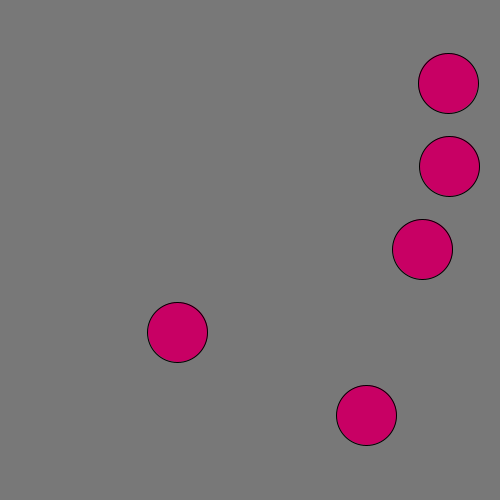
Frame 1 (no input)
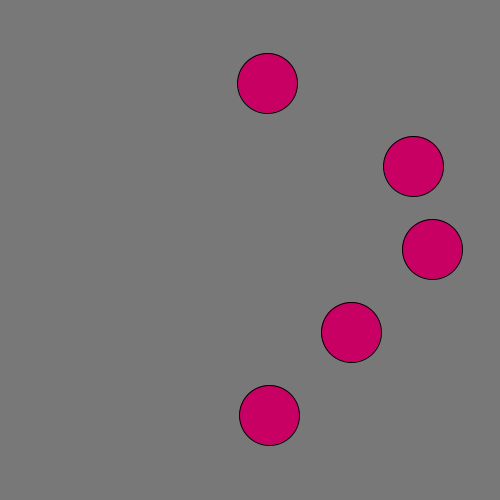
Frame 60 (the mouse pressed at the canvas centre just before this capture)
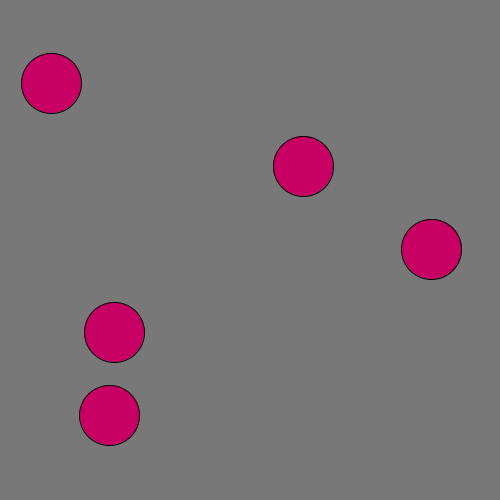
Frame 120 (the mouse held since frame 60 and released just before this capture)

The Processing sketch that drew these frames (run headless with seeded random() and noise(); from frame 60 on, the mouse is pressed at the canvas centre):

// Processing sketch: processing_152252
// ── processing_152252.pde

/*
 * Creative Coding
 * Week 3, 02 - array with sin()
 * by Indae Hwang and Jon McCormack
 * Copyright (c) 2014 Monash University
 *
 * This program demonstrates the use of arrays.
 * It creates three arrays that store the y-position, speed and phase of some oscillating circles.
 * You can change the number of circles by changing the value of num in setup()
 * You can change the background colour by holding the left mouse button and dragging.
 * 
 */
 
 // for help, see: http://www.openprocessing.org/sketch/151648

int     num;    // the number of items in the array (# of circles)
float[] x;      
float[] y;      // y-position of each circle (fixed)
float[] speed;  // speed of each circle
float[] phase;  // phase of each circle
boolean[] moving; // whether circle is moving or not
color[] col;  // store colour of cicle

float diam;
float red = 120;
float green = 120;
float blue = 120;

void setup() {
  size(500, 500);

  num = 5;
  diam = 60;

  // allocate space for each array
  x = new float[num];
  y = new float[num];
  speed = new float[num];
  phase = new float[num];
  moving = new boolean[num];
  col = new color[num];

  // calculate the gap in y based on the number of circles
  float gap = height / (num + 1);

  //setup an initial value for each item in the array
  for (int i=0; i<num; i++) {
    y[i] = gap * (i + 1);      // y is constant for each so can be calculated once
    speed[i] = random(7);
    phase[i] = random(TWO_PI);
    moving[i] = true;
    col[i] = color(200,0,100);
  }
}


void draw() {
  background(red, green, blue);

  for (int i=0; i<num; i++) {
    // calculate the x-position of each ball based on the speed, phase and current frame
    x[i] = width/2 + sin(radians(frameCount*speed[i] ) + phase[i])* 200;
    if (dist(mouseX, mouseY, x[i], y[i]) <= diam/2) {
      col[i] = color(255,0,0);
    } else {
      col[i] = color(200,0,100);
    }
    fill(col[i]);
    ellipse(x[i], y[i], diam, diam);
  }
}

void mouseClicked() {
  for (int i=0; i<num; i++) {
    if (dist(mouseX, mouseY, x[i], y[i]) <= diam/2) {
      if (moving[i]) {
        speed[i] = 0;
        moving[i] = false;
        println("A hit!"+" Is it moving? "+moving[i]);
      } else {
        speed[i] = random(7);
        moving[i] = true;
        println("You hit me again so I started moving again? "+ moving[i]);
      }
    }
  }
}

// change the background colour if the mouse is moved
void mouseMoved() {
  red = map(mouseX, 0, width, 0, 255);
  green = map(mouseY, 0, height, 0, 255);
  blue = map(mouseX+mouseY, 0, width+height, 255, 0);
}
